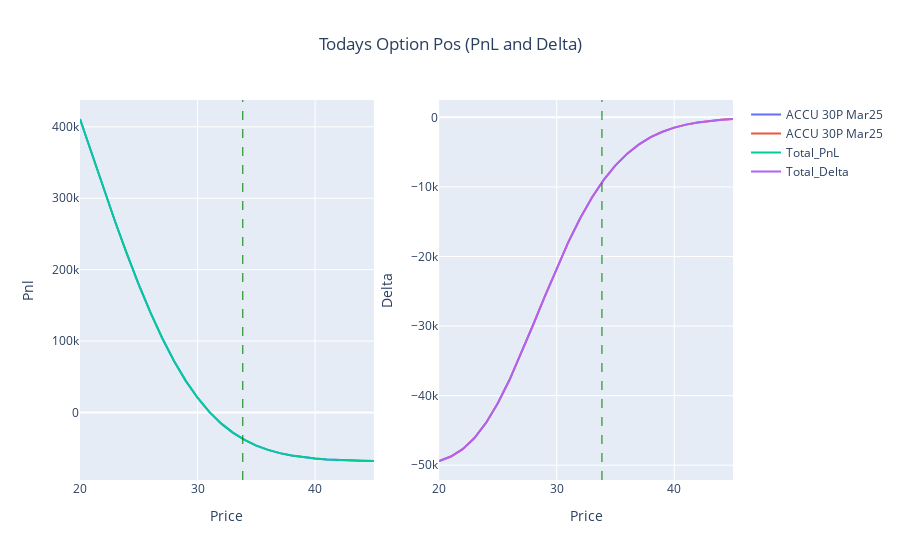

Write notebook code for a chart like this one.
### Markdown cell above
Post Sep Expiry, End of Year (to see theta impact)

### Code cell
pnl_delta_plot(end_of_year)

### Figure 1 — Plotly figure (JSON) as saved in the notebook; plotly's stock layout.template omitted (floating-point values rounded to 4 significant figures)
{"data": [{"name": "ACCU 30P Mar25", "type": "scatter", "x": [20, 21, 22, 23, 24, 25, 26, 27, 28, 29, 30, 31, 32, 33, 34, 35, 36, 37, 38, 39, 40, 41, 42, 43, 44, 45], "xaxis": "x", "y": [410900.0, 361800.0, 313600.0, 266600.0, 221600.0, 179100.0, 139600.0, 103800.0, 71970.0, 44220.0, 20570.0, 820.1, -15340.0, -28310.0, -38530.0, -46450.0, -52480.0, -57000.0, -60350.0, -62790.0, -64550.0, -65810.0, -66690.0, -67310.0, -67740.0, -68030.0], "yaxis": "y"}, {"name": "ACCU 30P Mar25", "type": "scatter", "x": [20, 21, 22, 23, 24, 25, 26, 27, 28, 29, 30, 31, 32, 33, 34, 35, 36, 37, 38, 39, 40, 41, 42, 43, 44, 45], "xaxis": "x2", "y": [-49390.0, -48750.0, -47690.0, -46100.0, -43890.0, -41070.0, -37690.0, -33880.0, -29810.0, -25680.0, -21660.0, -17890.0, -14490.0, -11520.0, -8996.0, -6906.0, -5219.0, -3886.0, -2853.0, -2069.0, -1482.0, -1050.0, -736.1, -511.2, -351.9, -240.3], "yaxis": "y2"}, {"mode": "lines", "name": "Total_PnL", "type": "scatter", "x": [20, 21, 22, 23, 24, 25, 26, 27, 28, 29, 30, 31, 32, 33, 34, 35, 36, 37, 38, 39, 40, 41, 42, 43, 44, 45], "xaxis": "x", "y": [410900.0, 361800.0, 313600.0, 266600.0, 221600.0, 179100.0, 139600.0, 103800.0, 71970.0, 44220.0, 20570.0, 820.1, -15340.0, -28310.0, -38530.0, -46450.0, -52480.0, -57000.0, -60350.0, -62790.0, -64550.0, -65810.0, -66690.0, -67310.0, -67740.0, -68030.0], "yaxis": "y"}, {"mode": "lines", "name": "Total_Delta", "type": "scatter", "x": [20, 21, 22, 23, 24, 25, 26, 27, 28, 29, 30, 31, 32, 33, 34, 35, 36, 37, 38, 39, 40, 41, 42, 43, 44, 45], "xaxis": "x2", "y": [-49390.0, -48750.0, -47690.0, -46100.0, -43890.0, -41070.0, -37690.0, -33880.0, -29810.0, -25680.0, -21660.0, -17890.0, -14490.0, -11520.0, -8996.0, -6906.0, -5219.0, -3886.0, -2853.0, -2069.0, -1482.0, -1050.0, -736.1, -511.2, -351.9, -240.3], "yaxis": "y2"}], "layout": {"autosize": true, "barmode": "stack", "shapes": [{"line": {"color": "green", "dash": "dash", "width": 1}, "type": "line", "x0": 33.85, "x1": 33.85, "xref": "x", "y0": 0, "y1": 1, "yref": "y domain"}, {"line": {"color": "green", "dash": "dash", "width": 1}, "type": "line", "x0": 33.85, "x1": 33.85, "xref": "x2", "y0": 0, "y1": 1, "yref": "y2 domain"}], "title": {"text": "Todays Option Pos (PnL and Delta)", "x": 0.5, "xanchor": "center"}, "xaxis": {"anchor": "y", "autorange": true, "domain": [0, 0.45], "range": [20, 45], "title": {"text": "Price"}, "type": "linear"}, "xaxis2": {"anchor": "y2", "autorange": true, "domain": [0.55, 1], "range": [20, 45], "title": {"text": "Price"}, "type": "linear"}, "yaxis": {"anchor": "x", "autorange": true, "domain": [0, 1], "range": [-94640.0, 437600.0], "title": {"text": "Pnl"}, "type": "linear"}, "yaxis2": {"anchor": "x2", "autorange": true, "domain": [0, 1], "range": [-52120.0, 2490.0], "title": {"text": "Delta"}, "type": "linear"}}}
